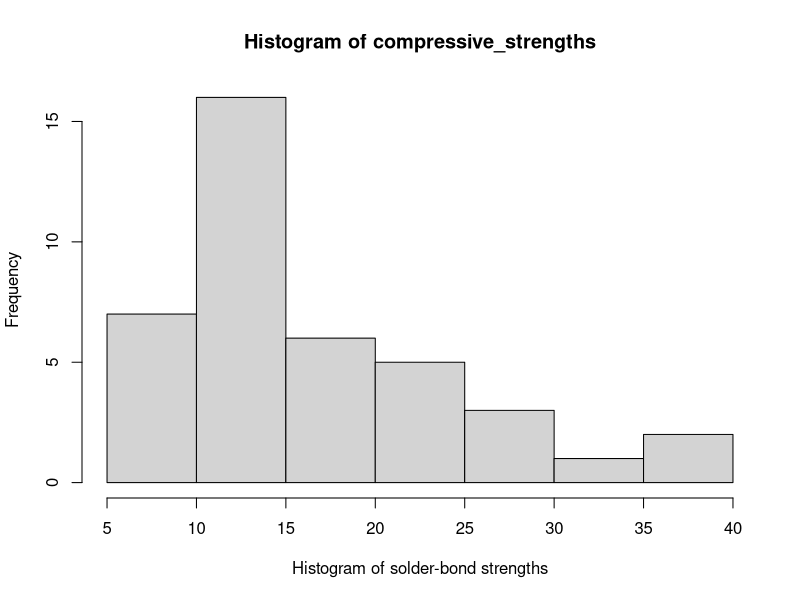

Reproduce this figure in R.
#page number= 104
compressive_strengths <- c(19.8, 13.9, 30.4, 16.4, 11.6, 36.9, 14.8, 21.1, 13.5, 5.8,
                           10.0, 17.1, 14.1, 16.6, 23.3, 12.1, 18.8, 10.4, 9.4, 23.8,
                           14.2, 26.7, 7.8, 22.9, 12.6, 6.8, 13.5, 10.7, 12.2, 27.7,
                           9.0, 14.9, 24.0, 12.0, 7.1, 12.8, 18.6, 26.0, 37.4, 13.3)


hist(compressive_strengths, 
     xlab = "Histogram of solder-bond strengths", 
     ylab = "Frequency",
     border = "black",
     breaks = 10)  # Adjust the number of breaks as needed
